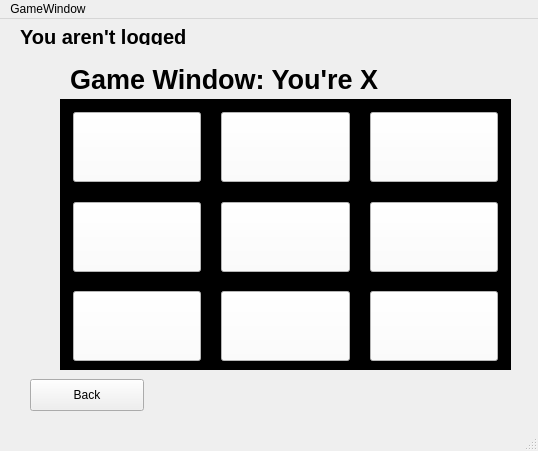
<?xml version="1.0" encoding="UTF-8"?>
<ui version="4.0">
 <class>GameWindow</class>
 <widget class="QMainWindow" name="GameWindow">
  <property name="geometry">
   <rect>
    <x>0</x>
    <y>0</y>
    <width>538</width>
    <height>451</height>
   </rect>
  </property>
  <property name="minimumSize">
   <size>
    <width>538</width>
    <height>451</height>
   </size>
  </property>
  <property name="maximumSize">
   <size>
    <width>538</width>
    <height>451</height>
   </size>
  </property>
  <property name="windowTitle">
   <string>MainWindow</string>
  </property>
  <widget class="QWidget" name="centralwidget">
   <widget class="QPushButton" name="gameBackButton">
    <property name="geometry">
     <rect>
      <x>30</x>
      <y>360</y>
      <width>114</width>
      <height>32</height>
     </rect>
    </property>
    <property name="text">
     <string>Back</string>
    </property>
   </widget>
   <widget class="QLabel" name="label">
    <property name="geometry">
     <rect>
      <x>70</x>
      <y>20</y>
      <width>341</width>
      <height>81</height>
     </rect>
    </property>
    <property name="font">
     <font>
      <pointsize>20</pointsize>
      <weight>75</weight>
      <bold>true</bold>
     </font>
    </property>
    <property name="text">
     <string>Game Window: You're X</string>
    </property>
   </widget>
   <widget class="QFrame" name="verticalFrame">
    <property name="geometry">
     <rect>
      <x>60</x>
      <y>80</y>
      <width>451</width>
      <height>271</height>
     </rect>
    </property>
    <property name="styleSheet">
     <string notr="true">background-color:black;</string>
    </property>
    <layout class="QVBoxLayout" name="verticalLayout">
     <property name="spacing">
      <number>3</number>
     </property>
     <property name="leftMargin">
      <number>3</number>
     </property>
     <property name="topMargin">
      <number>3</number>
     </property>
     <property name="rightMargin">
      <number>3</number>
     </property>
     <property name="bottomMargin">
      <number>3</number>
     </property>
     <item>
      <layout class="QHBoxLayout" name="horizontalLayout_3">
       <property name="spacing">
        <number>20</number>
       </property>
       <property name="leftMargin">
        <number>10</number>
       </property>
       <property name="topMargin">
        <number>10</number>
       </property>
       <property name="rightMargin">
        <number>10</number>
       </property>
       <property name="bottomMargin">
        <number>10</number>
       </property>
       <item>
        <widget class="QPushButton" name="gridBox1Button">
         <property name="minimumSize">
          <size>
           <width>0</width>
           <height>70</height>
          </size>
         </property>
         <property name="styleSheet">
          <string notr="true">background-color:white;</string>
         </property>
         <property name="text">
          <string/>
         </property>
        </widget>
       </item>
       <item>
        <widget class="QPushButton" name="gridBox2Button">
         <property name="minimumSize">
          <size>
           <width>0</width>
           <height>70</height>
          </size>
         </property>
         <property name="styleSheet">
          <string notr="true">background-color:white;</string>
         </property>
         <property name="text">
          <string/>
         </property>
        </widget>
       </item>
       <item>
        <widget class="QPushButton" name="gridBox3Button">
         <property name="minimumSize">
          <size>
           <width>0</width>
           <height>70</height>
          </size>
         </property>
         <property name="styleSheet">
          <string notr="true">background-color:white;</string>
         </property>
         <property name="text">
          <string/>
         </property>
        </widget>
       </item>
      </layout>
     </item>
     <item>
      <layout class="QHBoxLayout" name="horizontalLayout_2">
       <property name="spacing">
        <number>20</number>
       </property>
       <property name="leftMargin">
        <number>10</number>
       </property>
       <property name="topMargin">
        <number>10</number>
       </property>
       <property name="rightMargin">
        <number>10</number>
       </property>
       <property name="bottomMargin">
        <number>10</number>
       </property>
       <item>
        <widget class="QPushButton" name="gridBox4Button">
         <property name="minimumSize">
          <size>
           <width>50</width>
           <height>70</height>
          </size>
         </property>
         <property name="styleSheet">
          <string notr="true">background-color:white;</string>
         </property>
         <property name="text">
          <string/>
         </property>
        </widget>
       </item>
       <item>
        <widget class="QPushButton" name="gridBox5Button">
         <property name="minimumSize">
          <size>
           <width>0</width>
           <height>70</height>
          </size>
         </property>
         <property name="styleSheet">
          <string notr="true">background-color:white;</string>
         </property>
         <property name="text">
          <string/>
         </property>
        </widget>
       </item>
       <item>
        <widget class="QPushButton" name="gridBox6Button">
         <property name="minimumSize">
          <size>
           <width>0</width>
           <height>70</height>
          </size>
         </property>
         <property name="styleSheet">
          <string notr="true">background-color:white;</string>
         </property>
         <property name="text">
          <string/>
         </property>
        </widget>
       </item>
      </layout>
     </item>
     <item>
      <layout class="QHBoxLayout" name="horizontalLayout">
       <property name="spacing">
        <number>20</number>
       </property>
       <property name="leftMargin">
        <number>10</number>
       </property>
       <property name="topMargin">
        <number>10</number>
       </property>
       <property name="rightMargin">
        <number>10</number>
       </property>
       <property name="bottomMargin">
        <number>10</number>
       </property>
       <item>
        <widget class="QPushButton" name="gridBox7Button">
         <property name="minimumSize">
          <size>
           <width>0</width>
           <height>70</height>
          </size>
         </property>
         <property name="styleSheet">
          <string notr="true">background-color:white;</string>
         </property>
         <property name="text">
          <string/>
         </property>
        </widget>
       </item>
       <item>
        <widget class="QPushButton" name="gridBox8Button">
         <property name="minimumSize">
          <size>
           <width>0</width>
           <height>70</height>
          </size>
         </property>
         <property name="styleSheet">
          <string notr="true">background-color:white;</string>
         </property>
         <property name="text">
          <string/>
         </property>
        </widget>
       </item>
       <item>
        <widget class="QPushButton" name="gridBox9Button">
         <property name="minimumSize">
          <size>
           <width>0</width>
           <height>70</height>
          </size>
         </property>
         <property name="styleSheet">
          <string notr="true">background-color:white;</string>
         </property>
         <property name="text">
          <string/>
         </property>
        </widget>
       </item>
      </layout>
     </item>
    </layout>
   </widget>
   <widget class="QLabel" name="loginStatusLabel">
    <property name="geometry">
     <rect>
      <x>20</x>
      <y>10</y>
      <width>171</width>
      <height>16</height>
     </rect>
    </property>
    <property name="font">
     <font>
      <pointsize>15</pointsize>
      <weight>75</weight>
      <bold>true</bold>
     </font>
    </property>
    <property name="text">
     <string>You aren't logged in</string>
    </property>
   </widget>
  </widget>
  <widget class="QStatusBar" name="statusbar"/>
  <widget class="QMenuBar" name="menubar">
   <property name="geometry">
    <rect>
     <x>0</x>
     <y>0</y>
     <width>538</width>
     <height>22</height>
    </rect>
   </property>
   <widget class="QMenu" name="menuGameWindow">
    <property name="title">
     <string>GameWindow</string>
    </property>
   </widget>
   <addaction name="menuGameWindow"/>
  </widget>
 </widget>
 <resources/>
 <connections/>
</ui>
